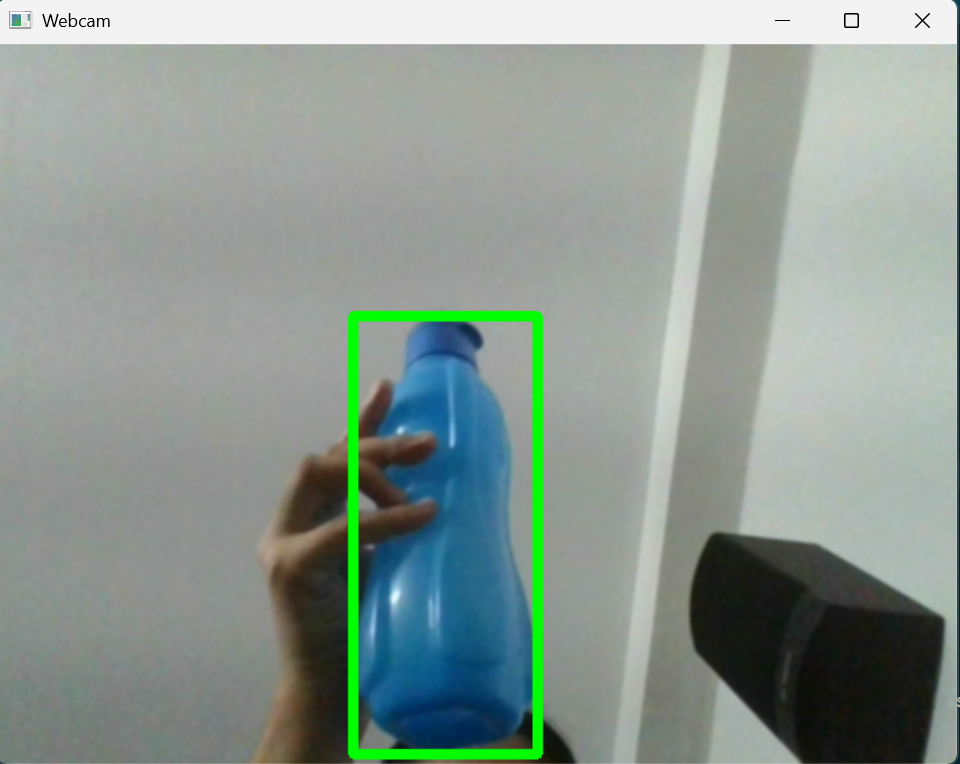
#> input picture colorDetections/detectingBlueColor.png, 960 x 764 px, given in place of the camera
$ python detectingMultipleColors.py
#> lines starting #> are read from the running program, lines starting #| are printed output that depends on the picture; after the words box and inside, x2 and y2 are one past the last pixel; in counts of white or black regions, pixels touching at a corner belong together
import cv2
import numpy as np


#hsv-> hue (wht color), saturation(how strong) , value(how bright)
def get_limits(color):
    c = np.uint8([[color]])   #1 pixel image
    hsvC = cv2.cvtColor(c, cv2.COLOR_BGR2HSV) #converting to hsv color space to get the hue value of the color we want to detect

    hue = hsvC[0][0][0]


    lowerLimit = np.array([max(hue-20, 0), 50, 50], dtype=np.uint8)
    upperLimit = np.array([min(hue+20, 179), 255, 255], dtype=np.uint8)

    return lowerLimit, upperLimit


cap = cv2.VideoCapture(0)
colors={
    "blue":[255,0,0],
    "green":[0,255,0]
}

while True:
    ret, frame = cap.read()
#> frame is the input picture: shape (764, 960, 3); mean B, G, R 145.9, 152.7, 139.8
    if not ret:
        break

    #  slight blur to reduce noise
    frame = cv2.GaussianBlur(frame, (5, 5), 0)

    hsvImage = cv2.cvtColor(frame, cv2.COLOR_BGR2HSV)
#> hsvImage: shape (764, 960, 3); mean H, S, V 57, 33.9, 156

    for name, color in colors.items():

        lowerLimit, upperLimit = get_limits(color)

        mask = cv2.inRange(hsvImage, lowerLimit, upperLimit)  #only the pixel values in this range are shown white
    # [7 lines of commented-out code are left out]
        contours, _ = cv2.findContours(mask, cv2.RETR_EXTERNAL, cv2.CHAIN_APPROX_SIMPLE)

        for cnt in contours:
         area = cv2.contourArea(cnt)

         if area > 500:   # ignore small noise
            x, y, w, h = cv2.boundingRect(cnt)
            cv2.rectangle(frame, (x, y), (x+w, y+h), (0, 255, 0), 3)  # frame, bottom left corner, top right corner, color, thickness
            cv2.putText(frame,name,(x,y-10),cv2.FONT_HERSHEY_SIMPLEX,0.6,(0,255,0),2)
#> this loop made 2 passes
#> pass 1, `mask = cv2.inRange(hsvImage, lowerLimit, upperLimit)`:
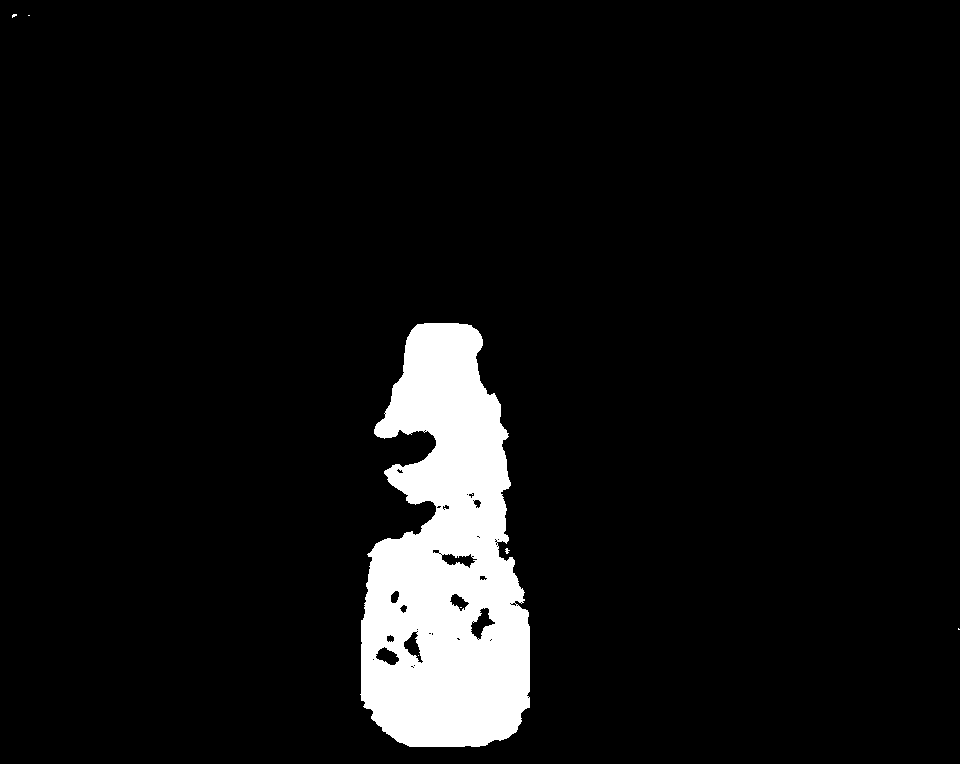
#> mask: shape (764, 960); 6.8% white; 7 white regions (6 under 20 px), largest, box (x1, y1, x2, y2) and area: (360, 323, 530, 747) 49820
#> pass 2, `mask = cv2.inRange(hsvImage, lowerLimit, upperLimit)`:
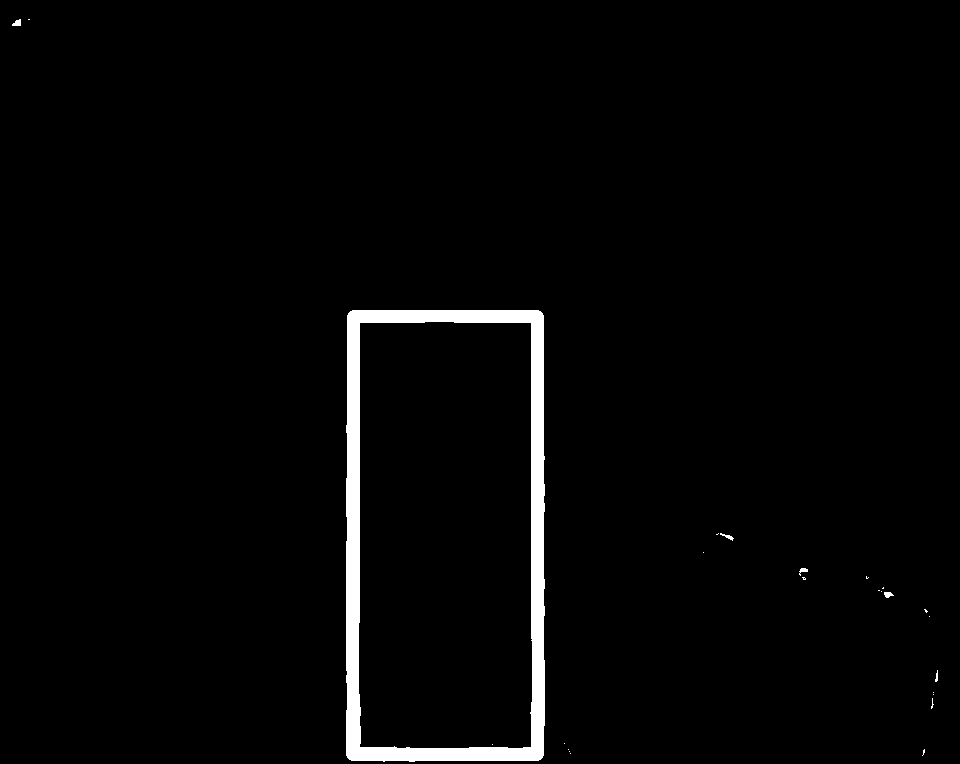
#> mask: shape (764, 960); 2.3% white; 25 white regions (19 under 20 px), largest, box (x1, y1, x2, y2) and area: (346, 310, 545, 762) 16435, (12, 19, 21, 26) 45, (884, 592, 894, 598) 41, (720, 533, 734, 541) 39, (799, 568, 808, 576) 35, (935, 670, 938, 682) 23
#> after the loop:
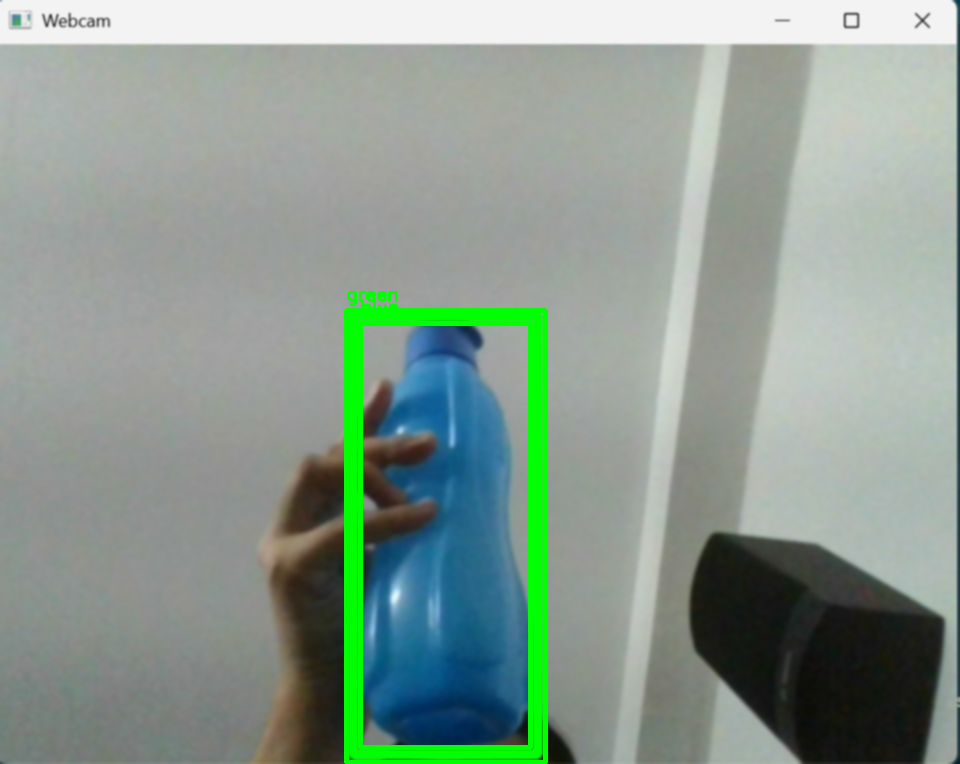
#> frame: shape (764, 960, 3); mean B, G, R 144.2, 154.8, 138.2
    #  show both windows
    #cv2.imshow("Webcam", frame)
    cv2.imshow("Webcam", frame)
    cv2.imshow("Mask", mask)


    if cv2.waitKey(1) & 0xFF == ord('q'):  #press q to exit
#> (key q is pressed here)
        break

cap.release()
cv2.destroyAllWindows()

$ run again, on colorDetections/multipleBlueObj.png
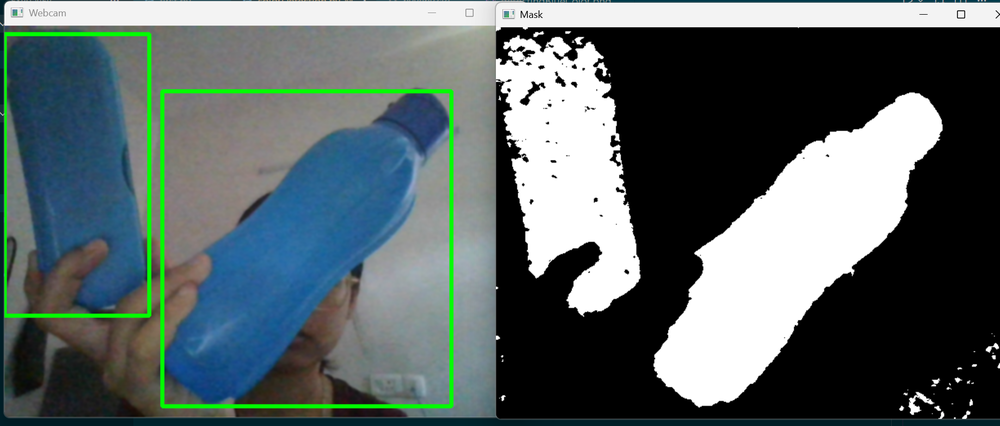
#> input picture colorDetections/multipleBlueObj.png, 1000 x 426 px, shrunk from 1837 x 783 before the run, given in place of the camera
#> frame is the input picture: shape (426, 1000, 3); mean B, G, R 102.8, 102.3, 90.1
#> hsvImage: shape (426, 1000, 3); mean H, S, V 36.6, 45.1, 109.6
#> the loop `for name, color in colors.items(): ` made 2 passes
#> pass 1, `mask = cv2.inRange(hsvImage, lowerLimit, upperLimit)`:
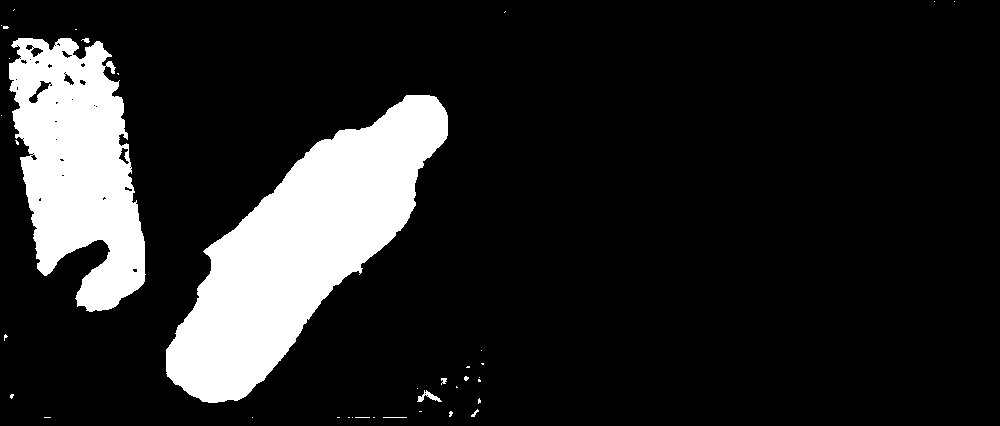
#> mask: shape (426, 1000); 14.6% white; 38 white regions (31 under 20 px), largest, box (x1, y1, x2, y2) and area: (166, 95, 448, 403) 37646, (9, 38, 146, 312) 24339, (417, 390, 442, 402) 116
#> after the loop `for name, color in colors.items():`:
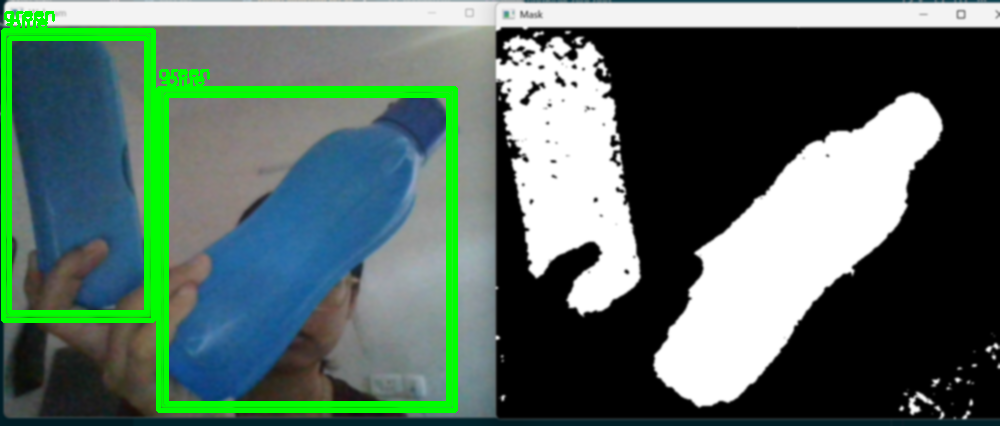
#> frame: shape (426, 1000, 3); mean B, G, R 98.5, 108.5, 85.8
